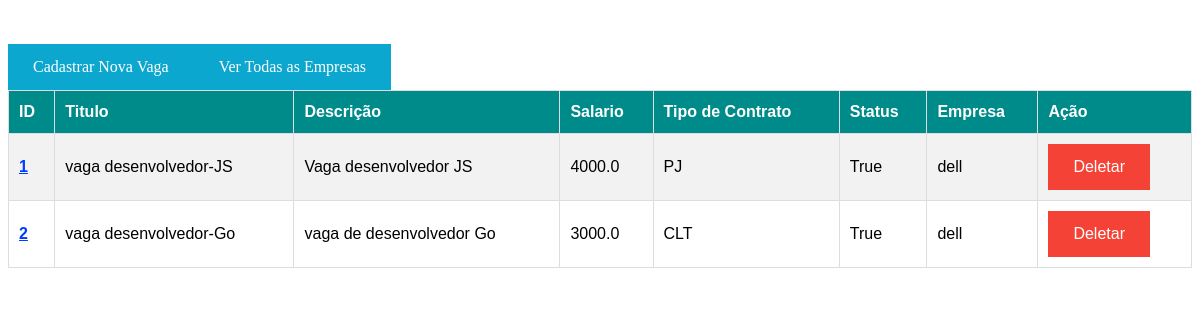
Before: /listVaga/ with the older database file.
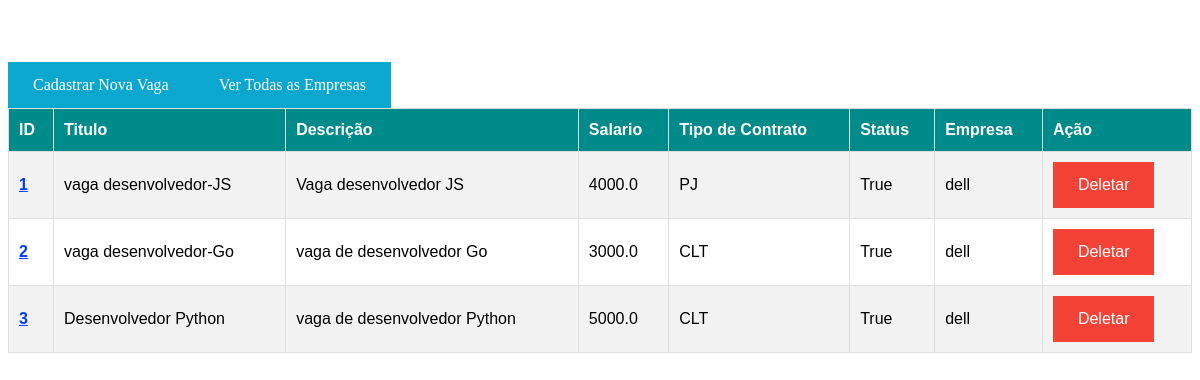
After: the same page with the newer database file.
### core/models.py (models this page shows, shortened)
class Vaga(models.Model):
    titulo = models.CharField('titulo', max_length=30, null=False)
    descricao = models.TextField('descricao', null=False)
    salario = models.FloatField('salario', null=False)
    tipo_contrato = models.CharField('tipo_contrato', choices=TIPO_CONTRATO_CHOICES, null=False, max_length=50)
    status = models.BooleanField('status', null=False, default=1)
    empresa = models.ForeignKey(Empresa, on_delete=models.CASCADE, related_name='empresa_vaga', verbose_name='Empresa')

class Empresa(models.Model):
    nome_fantasia = models.CharField('nome_empresa', null=False, max_length=50)
    cnpj = models.CharField('cnpj', null=False, max_length=14)
    email = models.EmailField('email', null=False)
    def __str__(self):
        return str(self.nome_fantasia)

### core/views.py (the view)
# urls.py: path('listVaga/',VagaList.as_view(), name= 'vaga_list'),
class VagaList(ListView):
    model = Vaga
    queryset = Vaga.objects.all()

### core/templates/core/vaga_list.html (shortened to what this page needs)
<!DOCTYPE html>
<html lang="en">
<head>
</head>
<body>
    <table id="customers">
        <tr>
        <th>ID</th>
        <th>Titulo</th>
        <th>Descrição</th>
        <th>Salario</th>
        <th>Tipo de Contrato</th>
        <th>Status</th>
        <th>Empresa</th>
        <th>Ação</th>
        </tr>
    {% for vaga in object_list %}
        <tr>
            <td>
                <b><a class="two" href="{% url 'vaga_update' vaga.id %}" target="_blank">{{vaga.id}}</a></b>
            </td>
        <td>{{vaga.titulo}} </td>
        <td>{{vaga.descricao}} </td>
        <td>{{vaga.salario}} </td>
        <td>{{vaga.tipo_contrato}} </td>
        <td>{{vaga.status}} </td>
        <td>{{vaga.empresa}} </td>
        <td>    <a class="one" href="{% url 'vaga_delete' vaga.id %}" target="_blank">Deletar</a>
        </td>
        </tr><br>
    {% endfor %}
    <a class="four" href="/createVaga/"  target="_blank">Cadastrar Nova Vaga</a>
    <a class="three" href="/listEmpresa/" target="_blank">Ver Todas as Empresas</a>
</body>
</html>

### core/templates/core/vaga_list.html (style rules this page uses)
#customers { font-family: Arial, Helvetica, sans-serif; border-collapse: collapse; width: 100%; }
#customers td, #customers th { border: 1px solid #ddd; padding: 10px; }
a.three:link, a:visited { background-color: #0ca7ce; color: white; padding: 14px 25px; text-align: center; text-decoration: none; display: inline-block; }
a.four:link, a:visited { background-color: #0ca7ce; color: white; padding: 14px 25px; text-align: center; text-decoration: none; display: inline-block; }
#customers tr:nth-child(even) { background-color: #f2f2f2; }
#customers th { padding-top: 12px; padding-bottom: 12px; text-align: left; background-color: #008b8b; color: white; }
a.one:link, a.one:visited { background-color: #f44336; color: white; padding: 14px 25px; text-align: center; text-decoration: none; display: inline-block; }
a.two:link { color:#003cff; }

Changed rows visible on the page:
added Vaga: id "3", titulo "Desenvolvedor Python", descricao "vaga de desenvolvedor Python", salario "5000.0", tipo_contrato "CLT", status "True", empresa "dell"
